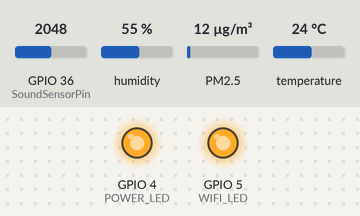
Bench run of a sketch on a simulated ESP32. Parts: output pins drawn as LEDs (lit = HIGH). Inputs (shaded band) come from the test bench; at power-on: GPIO 36 (SoundSensorPin) = 2048, humidity 55 %, PM2.5 12 µg/m³, temperature 24 °C (analog values on the 0–4095 scale). WiFi joins after 1.5 s; servers stay silent unless stated; uploads are accepted with an empty reply; what the sketch prints to the serial monitor is not drawn.

Above: at 0.1 s.
At 1.3 s:
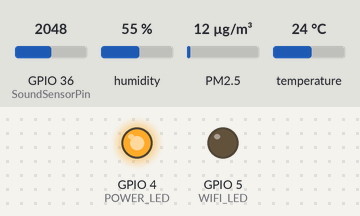
Timing chart, 0 to 3.0 s (numbered marks = the images above):
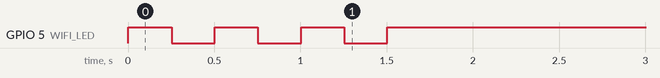

The sketch:

OTA_main.ino
```cpp
#include <WiFi.h>
#include <HTTPClient.h>
#include <Wire.h>
#include <SoftwareSerial.h>
#include <SDS011.h>
#include "Adafruit_AHTX0.h"
#include <ArduinoJson.h>
#include <ArduinoOTA.h>
#include "constants.h"

// ===== SDS011 PM Sensor =====
SoftwareSerial sdsSerial(16, 17);
SDS011 my_sds;
float pm2_5 = 0.0, pm10 = 0.0;
int sdsErr = -1;

// ===== AHT10 Sensor =====
Adafruit_AHTX0 aht;
float temperature = 0.0, humidity = 0.0;

// ===== Sound Sensor =====
#define SoundSensorPin 36
#define VREF 3.3
float voltageValue = 0.0, dbValue = 0.0;

// ===== Calibration =====
float pm2_5_cal = 0.0, pm10_cal = 0.0, dbValue_cal = 0.0;
float aqiValue = 0.0;

// ===== LED Pins =====
#define POWER_LED     4
#define WIFI_LED      5

// ===== Timing =====
unsigned long previousMillis = 0;
const unsigned long interval = 60000;

// ===== OTA =====
void setupOTA() {
  ArduinoOTA.setHostname("Node-8");

  ArduinoOTA.onStart([]() {
    Serial.println("🔄 OTA Start");
  });

  ArduinoOTA.onEnd([]() {
    Serial.println("\n✅ OTA End");
  });

  ArduinoOTA.onProgress([](unsigned int progress, unsigned int total) {
    Serial.printf("OTA: %u%%\r", (progress * 100) / total);
  });

  ArduinoOTA.onError([](ota_error_t error) {
    Serial.printf("❌ OTA Error[%u]\n", error);
  });

  ArduinoOTA.begin();
  Serial.println("🚀 OTA Ready");
}

// ===== LED Blink =====
void blinkLed(int pin, int durationMs, int intervalMs) {
  unsigned long startTime = millis();
  while (millis() - startTime < durationMs) {
    digitalWrite(pin, HIGH);
    delay(intervalMs);
    digitalWrite(pin, LOW);
    delay(intervalMs);
  }
}

// ===== WiFi =====
void connectWiFi() {
  int attempts = 0;

  while (attempts < 5) {
    WiFi.begin(ssid, password);

    Serial.print("Connecting WiFi | MAC: ");
    Serial.println(WiFi.macAddress());

    unsigned long start = millis();

    while (WiFi.status() != WL_CONNECTED && millis() - start < 15000) {
      Serial.print(".");
      blinkLed(WIFI_LED, 500, 250);
    }

    if (WiFi.status() == WL_CONNECTED) {
      Serial.println("\n✅ Connected");
      Serial.println(WiFi.localIP());

      digitalWrite(WIFI_LED, HIGH);

      setupOTA();
      return;
    }

    attempts++;
    Serial.println("\nRetrying...");
  }

  Serial.println("❌ Restarting ESP...");
  ESP.restart();
}

// ===== Sensors =====
void readSDS() {
  sdsErr = my_sds.read(&pm2_5, &pm10);

  if (!sdsErr) {
    Serial.printf("PM2.5: %.2f | PM10: %.2f\n", pm2_5, pm10);
  } else {
    pm2_5 = pm10 = 0.0;
  }
}

void readAHT() {
  sensors_event_t hum, temp;
  aht.getEvent(&hum, &temp);

  temperature = temp.temperature;
  humidity = hum.relative_humidity;

  Serial.printf("Temp: %.1f | Hum: %.1f\n", temperature, humidity);
}

void readSound() {
  voltageValue = analogRead(SoundSensorPin) / 4096.0 * VREF;
  dbValue = voltageValue * 50.0;

  Serial.printf("Noise: %.1f dBA\n", dbValue);
}

// ===== Calibration =====
void Calibrate() {
  pm2_5_cal = (m_pm2 * pm2_5) + c_pm2;
  pm10_cal = (m_pm10 * pm10) + c_pm10;
  dbValue_cal = (m_db * dbValue) + c_db;
}

// ===== AQI =====
float calculate_AQI(float pm2, float pm10) {
  float aqi = max(pm2, pm10);
  Serial.println("AQI: " + String(aqi));
  return aqi;
}

// ===== POST (FIXED ONLY HERE 🔥) =====
void postToCTOP(float pm25, float pm10, float temp, float hum, float noise, float aqi) {

  if (WiFi.status() == WL_CONNECTED) {
    HTTPClient http;

    http.begin(ctopApi);

    http.addHeader("Content-Type", "application/json");
    http.addHeader("Authorization", String("Bearer ") + authToken);

    DynamicJsonDocument doc(256);

    // ✅ FIXED KEYS (IMPORTANT)
    doc["pm2.5"] = pm25;
    doc["pm10"] = pm10;
    doc["temperature"] = temp;
    doc["humidity"] = hum;
    doc["noise"] = noise;

    String payload;
    serializeJson(doc, payload);

    Serial.println("Sending JSON:");
    Serial.println(payload);

    int code = http.POST(payload);

    Serial.println("POST Code: " + String(code));

    if (code > 0) {
      Serial.println(http.getString());
    } else {
      Serial.println("POST Failed");
    }

    http.end();
  }
}

// ===== SETUP =====
void setup() {
  Serial.begin(115200);

  pinMode(POWER_LED, OUTPUT);
  pinMode(WIFI_LED, OUTPUT);

  digitalWrite(POWER_LED, HIGH);

  pinMode(SoundSensorPin, INPUT);
  analogReadResolution(12);

  connectWiFi();

  sdsSerial.begin(9600);
  my_sds.begin(16, 17);

  Wire.begin(21, 22);
  aht.begin();

  delay(3000);
}

// ===== LOOP =====
void loop() {

  ArduinoOTA.handle();

  unsigned long currentMillis = millis();

  if (currentMillis - previousMillis >= interval) {
    previousMillis = currentMillis;

    if (WiFi.status() != WL_CONNECTED) {
      connectWiFi();
    }

    readSDS();
    readAHT();
    readSound();

    Calibrate();

    aqiValue = calculate_AQI(pm2_5_cal, pm10_cal);

    postToCTOP(pm2_5_cal, pm10_cal, temperature, humidity, dbValue_cal, aqiValue);
  }
}
```

constants.h
```cpp
#ifndef CONFIG_H
#define CONFIG_H

// ================== NODE SELECTION ==================
// Enable ONLY ONE node at a time

// #define node_1
// #define node_2
// #define node_3
// #define node_4
// #define node_5
// #define node_6
// #define node_7
#define node_8


// ================== NODE 1 ==================
#ifdef node_1

const char* ssid = "KIET_ROUTE_!";
const char* password = "DFGUG&^@#*F";

const char* ctopApi = "https://ctop.iiit.ac.in/api/nodes/create-cin/20";
const char* authToken = "token";

float m_pm2 = 0.0007842824264254494;
float c_pm2 = 0.007693018993987527;
float m_pm10 = 0.0006857976315845867;
float c_pm10 = 0.009788900400601618;

float m_db = 1.0;
float c_db = 0.0;

#endif


// ================== NODE 2 ==================
#ifdef node_2

const char* ssid = "Your_WIFI";
const char* password = "PASSWORD";

const char* ctopApi = "https://ctop.iiit.ac.in/api/nodes/create-cin/16";
const char* authToken = "your_token_node_2";

float m_pm2 = 1.0;
float c_pm2 = 0.0;
float m_pm10 = 1.0;
float c_pm10 = 0.0;

float m_db = 1.0;
float c_db = 0.0;

#endif


// ================== NODE 3 ==================
#ifdef node_3

const char* ssid = "Your_WIFI";
const char* password = "PASSWORD";

const char* ctopApi = "https://ctop.iiit.ac.in/api/nodes/create-cin/17";
const char* authToken = "your_token_node_3";

float m_pm2 = 1.0;
float c_pm2 = 0.0;
float m_pm10 = 1.0;
float c_pm10 = 0.0;

float m_db = 1.0;
float c_db = 0.0;

#endif


// ================== NODE 4 ==================
#ifdef node_4

const char* ssid = "Your_WIFI";
const char* password = "PASSWORD";

const char* ctopApi = "https://ctop.iiit.ac.in/api/nodes/create-cin/18";
const char* authToken = "your_token_node_4";

float m_pm2 = 1.0;
float c_pm2 = 0.0;
float m_pm10 = 1.0;
float c_pm10 = 0.0;

float m_db = 1.0;
float c_db = 0.0;

#endif


// ================== NODE 5 ==================
#ifdef node_5

const char* ssid = "Your_WIFI";
const char* password = "PASSWORD";

const char* ctopApi = "https://ctop.iiit.ac.in/api/nodes/create-cin/19";
const char* authToken = "your_token_node_5";

float m_pm2 = 1.0;
float c_pm2 = 0.0;
float m_pm10 = 1.0;
float c_pm10 = 0.0;

float m_db = 1.0;
float c_db = 0.0;

#endif


// ================== NODE 6 ==================
#ifdef node_6

const char* ssid = "Your_WIFI";
const char* password = "PASSWORD";

const char* ctopApi = "https://ctop.iiit.ac.in/api/nodes/create-cin/385";
const char* authToken = "your_token_node_6";

float m_pm2 = 1.0;
float c_pm2 = 0.0;
float m_pm10 = 1.0;
float c_pm10 = 0.0;

float m_db = 1.0;
float c_db = 0.0;

#endif


// ================== NODE 7 ==================
#ifdef node_7

const char* ssid = "Your_WIFI";
const char* password = "PASSWORD";

const char* ctopApi = "https://ctop.iiit.ac.in/api/nodes/create-cin/386";
const char* authToken = "your_token_node_7";

float m_pm2 = 1.0;
float c_pm2 = 0.0;
float m_pm10 = 1.0;
float c_pm10 = 0.0;

float m_db = 1.0;
float c_db = 0.0;

#endif


// ================== NODE 8 ==================
#ifdef node_8

const char* ssid = "CLASSKG9";
const char* password = "kw@12345";

const char* ctopApi = "https://ctop.iiit.ac.in/api/nodes/create-cin/387";
const char* authToken = "token";

float m_pm2 = 1.0;
float c_pm2 = 0.0;
float m_pm10 = 1.0;
float c_pm10 = 0.0;

float m_db = 1.0;
float c_db = 0.0;

#endif


#endif // CONFIG_H
```
